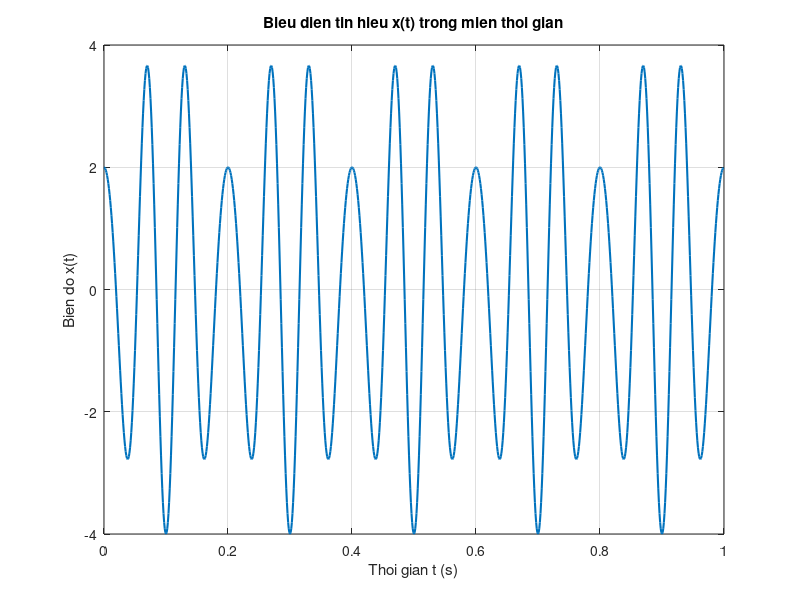
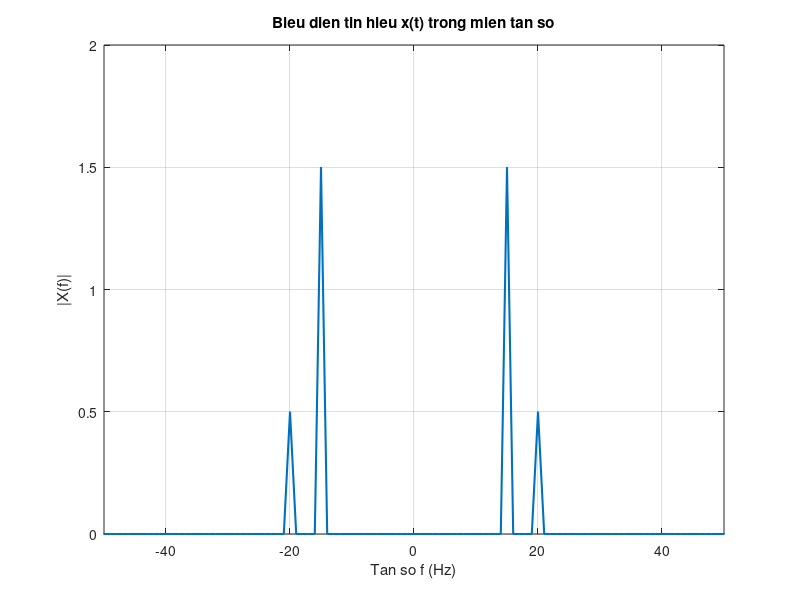

Here is the MATLAB script that generated these plots, in order:
clc; clear; close all;

% Cau hinh thong so
fs = 1000;           % Tan so lay mau
Ts = 1 / fs;         % Chu ky lay mau
T = 1;               % Thoi gian mo phong
t = 0:Ts:T-Ts;       % Truc thoi gian

% Tin hieu tuong tu
x = cos(40*pi*t - pi) + 3*cos(30*pi*t);

% a. Mo phong va ve bieu dien tin hieu trong mien thoi gian
figure;
plot(t, x, 'LineWidth', 1.5);
grid on;
xlabel('Thoi gian t (s)');
ylabel('Bien do x(t)');
title('Bieu dien tin hieu x(t) trong mien thoi gian');

% b. Thuc hien bien doi Fourier
N = length(x);           % So mau tin hieu
X = fft(x);              % Bien doi Fourier nhanh FFT
X_shift = fftshift(X);   % Dua thanh phan tan so 0 ve giua pho

% Tao truc tan so
f = (-N/2:N/2-1) * (fs / N);

% Chuan hoa bien do pho
bien_do = abs(X_shift) / N;

% c. Ve bieu dien tin hieu trong mien tan so
figure;
plot(f, bien_do, 'LineWidth', 1.5);
grid on;
xlabel('Tan so f (Hz)');
ylabel('|X(f)|');
title('Bieu dien tin hieu x(t) trong mien tan so');
xlim([-50 50]);
